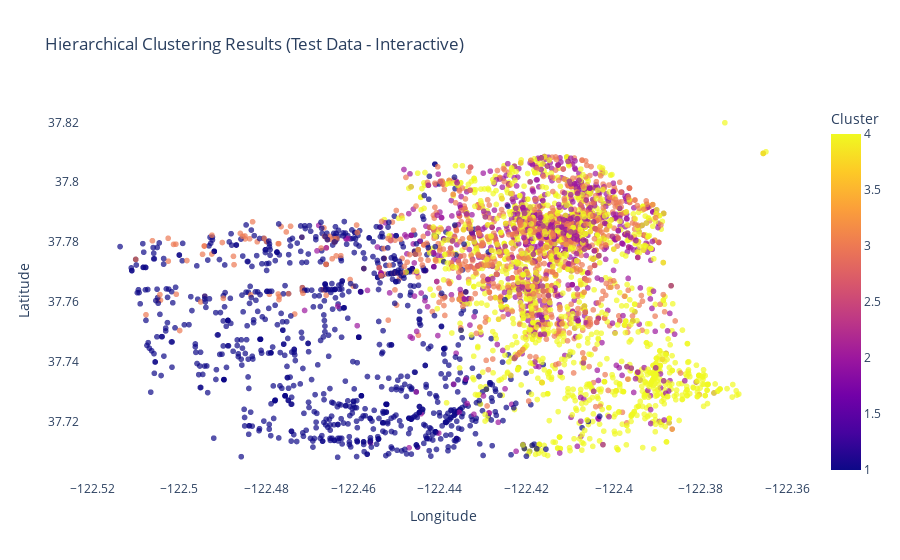

This figure's notebook cell:
### Code cell
import plotly.express as px

fig = px.scatter(sampled_test_df, x='X', y='Y', color='Cluster',
                 title='Hierarchical Clustering Results (Test Data - Interactive)',
                 labels={'X': 'Longitude', 'Y': 'Latitude'},
                 color_continuous_scale='Set2' if sampled_test_df['Cluster'].nunique() > 10 else None,
                 opacity=0.7)

fig.update_traces(marker=dict(size=6))
fig.update_layout(plot_bgcolor='white', paper_bgcolor='white')
fig.show()

### Figure 1 — Plotly figure (JSON) as saved in the notebook; plotly's stock layout.template omitted (floating-point values rounded to 4 significant figures; data arrays with more than 128 entries replaced by an {"elided": "..."} marker saying what was removed)
{"data": [{"hovertemplate": "Longitude=%{x}<br>Latitude=%{y}<br>Cluster=%{marker.color}<extra></extra>", "legendgroup": "", "marker": {"color": {"elided": "5000 int values"}, "coloraxis": "coloraxis", "opacity": 0.7, "size": 6, "symbol": "circle"}, "mode": "markers", "name": "", "showlegend": false, "type": "scattergl", "x": {"elided": "5000 float values"}, "xaxis": "x", "y": {"elided": "5000 float values"}, "yaxis": "y"}], "layout": {"coloraxis": {"colorbar": {"title": {"text": "Cluster"}}, "colorscale": [[0, "#0d0887"], [0.1111, "#46039f"], [0.2222, "#7201a8"], [0.3333, "#9c179e"], [0.4444, "#bd3786"], [0.5556, "#d8576b"], [0.6667, "#ed7953"], [0.7778, "#fb9f3a"], [0.8889, "#fdca26"], [1, "#f0f921"]]}, "legend": {"tracegroupgap": 0}, "paper_bgcolor": "white", "plot_bgcolor": "white", "title": {"text": "Hierarchical Clustering Results (Test Data - Interactive)"}, "xaxis": {"anchor": "y", "domain": [0, 1], "title": {"text": "Longitude"}}, "yaxis": {"anchor": "x", "domain": [0, 1], "title": {"text": "Latitude"}}}}
